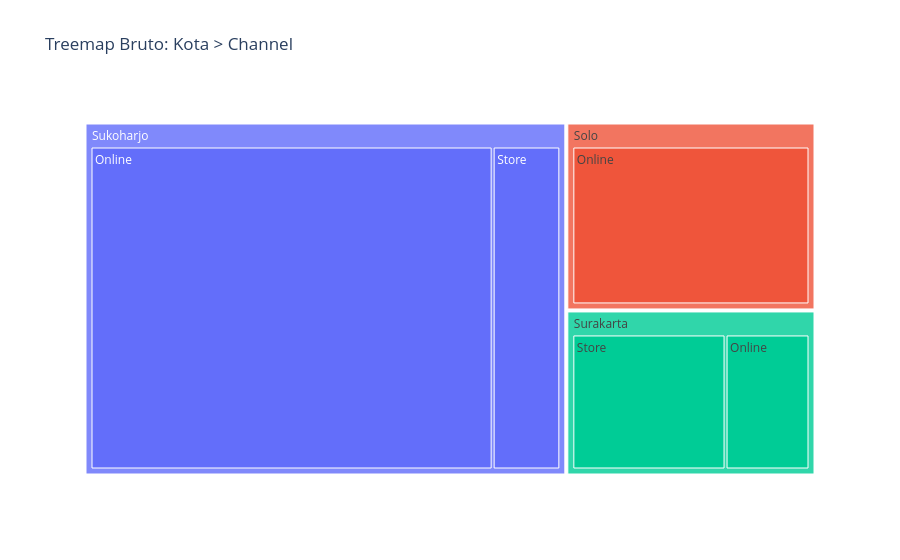

Source (notebook cell):
### Markdown cell above
**Temuan:** Sukoharjo total Rp1.402.000 (65,9%), Solo Rp386.000 (18,1%), Surakarta Rp339.000 (15,9%). Rata-rata per transaksi: Sukoharjo Rp467.333, Solo Rp128.667, Surakarta Rp113.000. Median ketiganya mirip kecuali Sukoharjo (Rp180.000).

**So What:** Keunggulan Sukoharjo hampir seluruhnya karena T007. Tanpa T007, Sukoharjo menjadi yang terendah (total Rp202.000; rata-rata Rp101.000) dan ketiga kota nilainya berdekatan. Uji Kruskal–Wallis p = 0,67 (n = 3 per kota, indikatif saja): tidak ada bukti perbedaan nyata.

**What Next:** Periksa komposisi channel di tiap kota (multivariat).

### Code cell
piv=data.pivot_table(values='bruto',index='Kota',columns='Channel',aggfunc='sum',fill_value=0,margins=True,margins_name='Total')
display(piv)
display(data.pivot_table(values='bruto',index='Kota',columns='Channel',aggfunc='count',fill_value=0,margins=True,margins_name='Total'))
display(data.pivot_table(values='bruto',index='Kota',columns='Channel',aggfunc='mean',margins=True,margins_name='Rata-rata').round(0))
piv.drop(index='Total',columns='Total').plot(kind='bar',figsize=(7,4),title='Total Bruto per Kota menurut Channel'); plt.ylabel('Bruto (Rp)'); plt.xticks(rotation=0); plt.show()
import plotly.express as px
px.treemap(data,path=['Kota','Channel'],values='bruto',title='Treemap Bruto: Kota > Channel').show()
# sensitivitas tanpa T007
display(data[data.Txn_ID!='T007'].pivot_table(values='bruto',index='Kota',columns='Channel',aggfunc='sum',fill_value=0,margins=True))

### Figure 1 — Plotly figure (JSON) as saved in the notebook; plotly's stock layout.template omitted (floating-point values rounded to 4 significant figures)
{"data": [{"branchvalues": "total", "domain": {"x": [0, 1], "y": [0, 1]}, "hovertemplate": "labels=%{label}<br>bruto=%{value}<br>parent=%{parent}<br>id=%{id}<extra></extra>", "ids": ["Surakarta/Store", "Solo/Online", "Surakarta/Online", "Sukoharjo/Store", "Sukoharjo/Online", "Surakarta", "Solo", "Sukoharjo"], "labels": ["Store", "Online", "Online", "Store", "Online", "Surakarta", "Solo", "Sukoharjo"], "name": "", "parents": ["Surakarta", "Solo", "Surakarta", "Sukoharjo", "Sukoharjo", "", "", ""], "type": "treemap", "values": [219000.0, 386000.0, 120000.0, 202000.0, 1200000.0, 339000.0, 386000.0, 1402000.0]}], "layout": {"legend": {"tracegroupgap": 0}, "title": {"text": "Treemap Bruto: Kota > Channel"}}}
